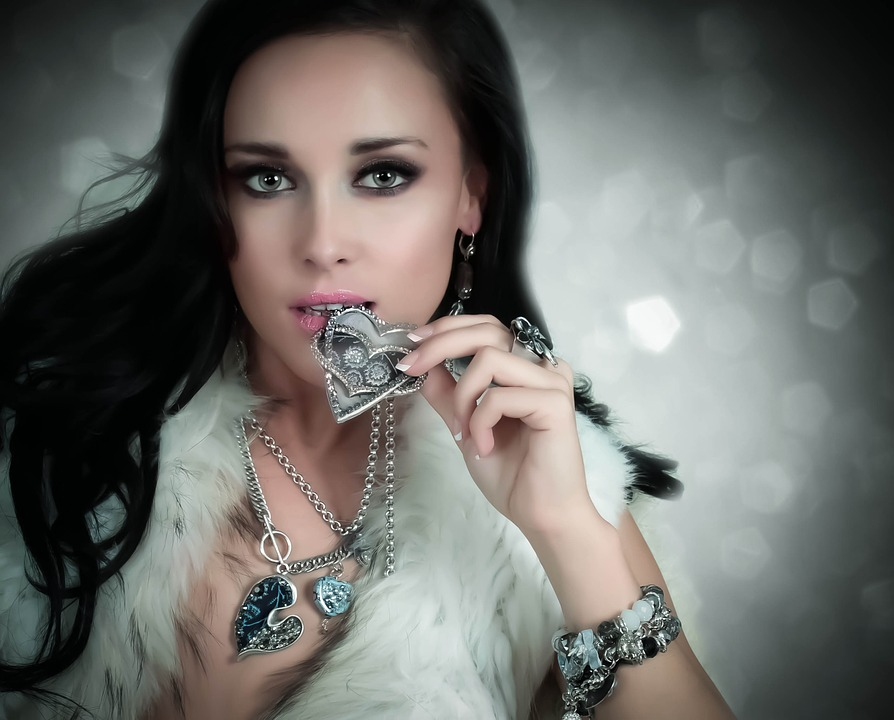
//> input picture face_detect_v3/cmake-build-debug/face/face_img/60.jpg, 894 x 720 px
$ ./main   (built with g++ and OpenCV 4)
//> lines starting //> are read from the running program, lines starting //| are printed output that depends on the picture
### face_detect_v3/detect_area.hpp
//
// Created by iotuser on 22. 4. 27.
//

#ifndef FACE_DETECT_V3_DETECT_AREA_HPP
#define FACE_DETECT_V3_DETECT_AREA_HPP

#endif //FACE_DETECT_V3_DETECT_AREA_HPP


// [26 lines left out: functions detect_lip, detect_hair, not called in this run]

### face_detect_v3/correct_angle.hpp
//
// Created by iotuser on 22. 4. 27.
//

#ifndef FACE_DETECT_V3_CORRECT_ANGLE_HPP
#define FACE_DETECT_V3_CORRECT_ANGLE_HPP

#endif //FACE_DETECT_V3_CORRECT_ANGLE_HPP

// [28 lines left out: functions calc_center, calc_rotMap, correct_image, not called in this run]

### face_detect_v3/preprocess.hpp
//
// Created by iotuser on 22. 4. 27.
//

#ifndef FACE_DETECT_V3_PREPROCESS_HPP
#define FACE_DETECT_V3_PREPROCESS_HPP

#endif //FACE_DETECT_V3_PREPROCESS_HPP


#include <opencv2/opencv.hpp>
using namespace cv;
using namespace std;

void load_cascade(CascadeClassifier& cascade, string fname)
{
//> further down, image is the input picture: 720 rows x 894 cols, CV_8UC3; mean B, G, R 103.4, 107.4, 107.4
    String  path = "/home/iotuser/opencv/opencv-4.4.0/data/haarcascades/";	// 검출기 폴더
    String  full_name = path + fname;

    CV_Assert(cascade.load(full_name));					// 분류기 로드 및 예외처리
}

Mat preprocessing(Mat image)
{
    Mat gray;
    cvtColor(image, gray, COLOR_BGR2GRAY);	// 명암도 영상변환
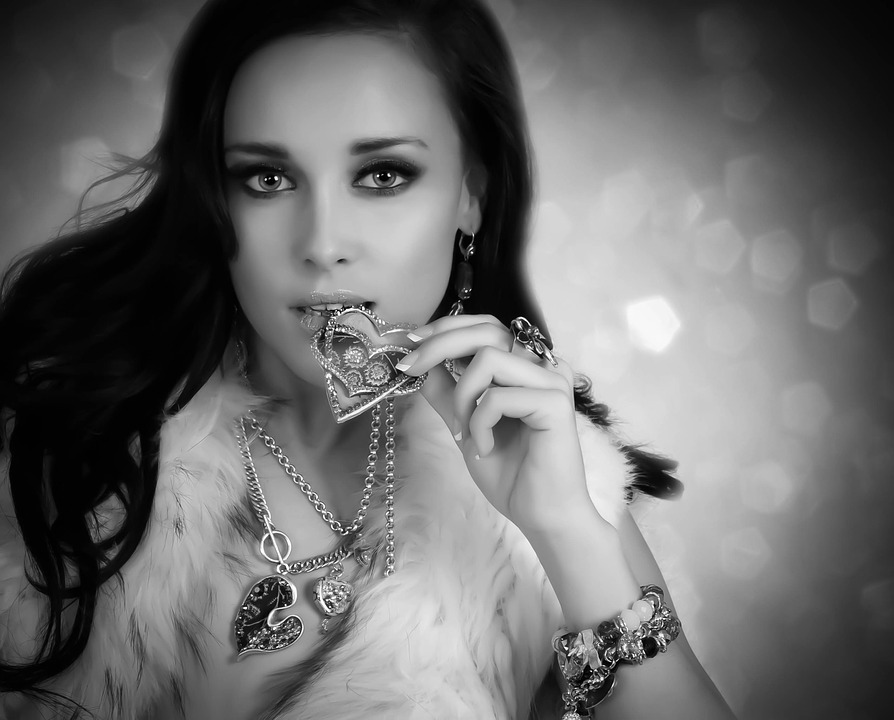
//> gray: 720 rows x 894 cols, CV_8UC1; min 0, max 255, mean 106.9
    equalizeHist(gray, gray);					// 히스토그램 평활화
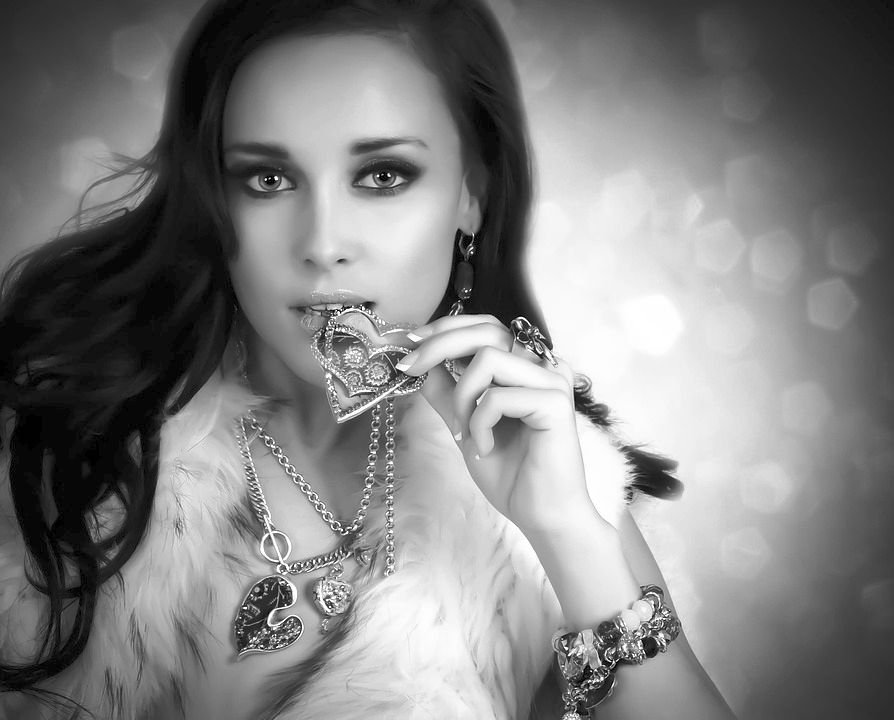
//> gray: 720 rows x 894 cols, CV_8UC1; min 0, max 255, mean 128.2
    return gray;
}

### face_detect_v3/main.cpp
#include "preprocess.hpp"						// 검출기로드 및 전처리 함수
#include "correct_angle.hpp"					// 기울기 보정 함수들
#include "detect_area.hpp"						// 입술 및 머리영역 검출 함수

int main()
{
    CascadeClassifier face_cascade, eyes_cascade;
    load_cascade(face_cascade, "haarcascade_frontalface_alt2.xml");
    load_cascade(eyes_cascade, "haarcascade_eye.xml");

    Mat  image = imread("./face/face_img/face/60.jpg", IMREAD_COLOR);
    CV_Assert(image.data);
    Mat  gray = preprocessing(image);

    vector<Rect> faces, eyes, sub_obj;
    vector<Point2f> eyes_center;
    face_cascade.detectMultiScale(gray, faces, 1.1, 2, 0, Size(100, 100));
//> faces = 1 Rect (x, y, width, height): [180, 66, 289, 289]

    if (faces.size() > 0)
    {
        eyes_cascade.detectMultiScale(gray(faces[0]), eyes, 1.15, 7, 0, Size(25, 20));
//> eyes = 3 Rects (x, y, width, height): [109, 183, 33, 33], [165, 77, 67, 67], [57, 83, 61, 61]

        if (eyes.size() == 2) {
            eyes_center.push_back(calc_center(eyes[0] + faces[0].tl()));
            eyes_center.push_back(calc_center(eyes[1] + faces[0].tl()));

            Point2d face_center = calc_center(faces[0]);
            Mat  rot_mat = calc_rotMap(face_center, eyes_center);
            Mat  correct_img = correct_image(image, rot_mat, eyes_center);

            detect_hair(face_center, faces[0], sub_obj);
            sub_obj.push_back(detect_lip(face_center, faces[0]));

            imshow("sub_obj[0]", correct_img(sub_obj[0]));
            imshow("sub_obj[1]", correct_img(sub_obj[1]));

            rectangle(correct_img, sub_obj[2], Scalar(255, 0, 0), 2);
            rectangle(correct_img, sub_obj[3], Scalar(0, 255, 0), 2);
            imshow("correct_img", correct_img);
        }

        waitKey();
    }
}

$ run again, with face_detect_v3/cmake-build-debug/face/face_img/12.jpg copied over face_detect_v3/cmake-build-debug/face/face_img/60.jpg
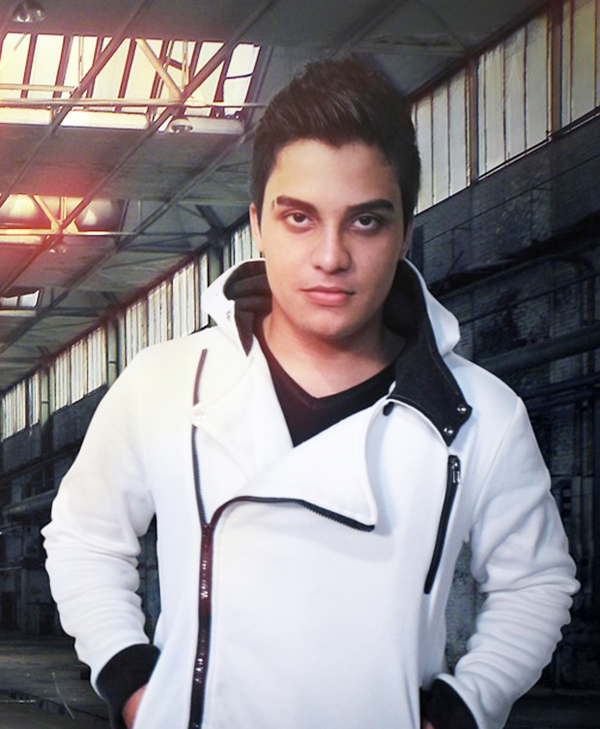
//> input picture face_detect_v3/cmake-build-debug/face/face_img/12.jpg, 600 x 729 px
//> image is the input picture: 729 rows x 600 cols, CV_8UC3; mean B, G, R 135.6, 132.1, 138.4
//> in preprocessing, `equalizeHist(gray, gray);`:
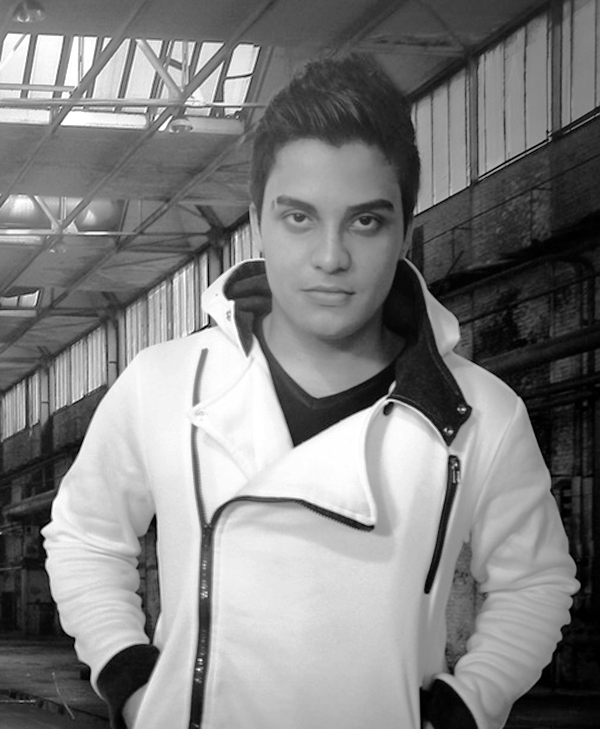
//> gray: 729 rows x 600 cols, CV_8UC1; min 0, max 255, mean 128.2
//> faces = 1 Rect (x, y, width, height): [247, 156, 169, 169]
//> eyes = 2 Rects (x, y, width, height): [26, 37, 47, 47], [95, 42, 46, 46]
//> c = Point(23.5, 23.5)
//> center = Point(296.5, 216.5)
//> `eyes_center.push_back(calc_center(eyes[0] + faces[0].tl()));`: eyes_center = 1 Point (x, y): [296.5, 216.5]
//> `eyes_center.push_back(calc_center(eyes[1] + faces[0].tl()));`: eyes_center = 2 Points (x, y): [296.5, 216.5], [365, 221]
//> face_center = Point(331.5, 240.5)
//> delta = Point(68.5, 4.5)
//> angle = 3.76
//> in calc_rotMap, `Mat  rot_mat = getRotationMatrix2D(face_center, angle, 1);`: rot_mat = [[0.998, 0.0655, -15.05], [-0.0655, 0.998, 22.24]]
//> the loop in correct_image, `for (int i = 0; i < eyes_center.size(); i++)` made 2 passes
//> `Mat  correct_img = correct_image(image, rot_mat, eyes_center);`: eyes_center = 2 Points (x, y): [295, 218.8], [363.6, 218.8]
//> h_gap = Point(76.05, 109.9)
//> pt1 = Point(255.4, 130.6)
//> pt2 = Point(407.6, 350.4)
//> hair = Rect(255, 131, 153, 219)
//> size = Size(153, 87)
//> hair1 = Rect(255, 131, 153, 87)
//> hair2 = Rect(255, 263, 153, 87)
//> in detect_hair, `hair_rect.push_back(hair1);`: hair_rect = 1 Rect (x, y, width, height): [255, 131, 153, 87]
//> in detect_hair, `hair_rect.push_back(hair2);`: hair_rect = 2 Rects (x, y, width, height): [255, 131, 153, 87], [255, 263, 153, 87]
//> in detect_hair, `hair_rect.push_back(hair);`: hair_rect = 3 Rects (x, y, width, height): [255, 131, 153, 87], [255, 263, 153, 87], [255, 131, 153, 219]
//> `detect_hair(face_center, faces[0], sub_obj);`: sub_obj has the same summary as hair_rect in detect_hair
//> lip_center = Point(331.5, 294.6)
//> gap_size = Point(30.42, 16.9)
//> lip_start = Point(301, 278)
//> lip_end = Point(362, 311)
//> `sub_obj.push_back(detect_lip(face_center, faces[0]));`: sub_obj = 4 Rects (x, y, width, height): [255, 131, 153, 87], [255, 263, 153, 87], [255, 131, 153, 219], [301, 278, 61, 33]
//> `rectangle(correct_img, sub_obj[3], Scalar(0, 255, 0), 2);`:
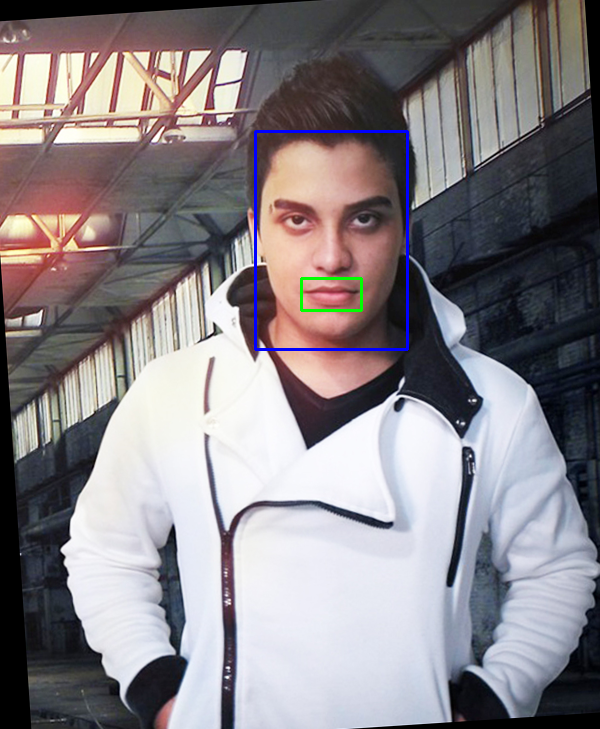
//> correct_img: 729 rows x 600 cols, CV_8UC3; mean B, G, R 134.3, 130, 135.7

$ run again, with face_detect_v3/cmake-build-debug/face/face_img/30.jpg copied over face_detect_v3/cmake-build-debug/face/face_img/60.jpg
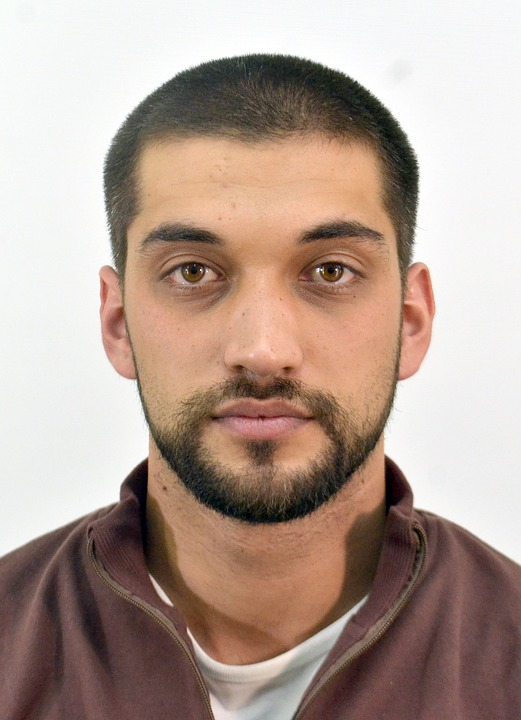
//> input picture face_detect_v3/cmake-build-debug/face/face_img/30.jpg, 521 x 720 px
//> image is the input picture: 720 rows x 521 cols, CV_8UC3; mean B, G, R 147.6, 158.6, 179.3
//> in preprocessing, `equalizeHist(gray, gray);`:
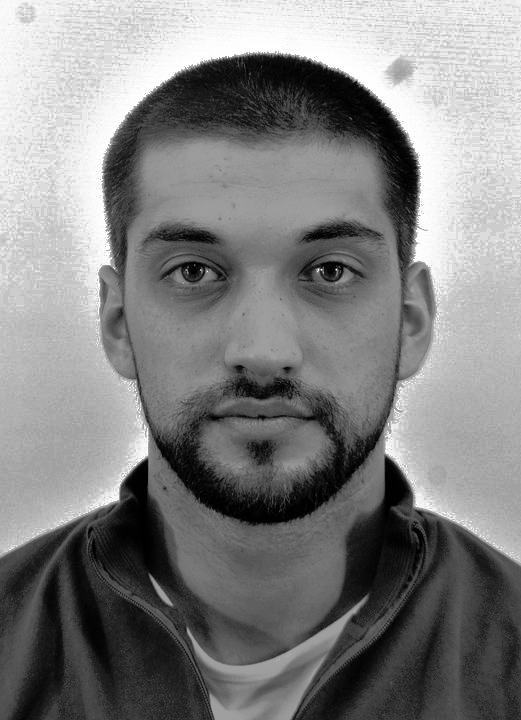
//> gray: 720 rows x 521 cols, CV_8UC1; min 0, max 255, mean 129.3
//> faces = 1 Rect (x, y, width, height): [84, 135, 358, 358]
//> eyes = 2 Rects (x, y, width, height): [205, 100, 75, 75], [67, 97, 80, 80]
//> c = Point(37.5, 37.5)
//> center = Point(326.5, 272.5)
//> `eyes_center.push_back(calc_center(eyes[0] + faces[0].tl()));`: eyes_center = 1 Point (x, y): [326.5, 272.5]
//> `eyes_center.push_back(calc_center(eyes[1] + faces[0].tl()));`: eyes_center = 2 Points (x, y): [326.5, 272.5], [191, 272]
//> face_center = Point(263, 314)
//> delta = Point(135.5, 0.5)
//> angle = 0.211
//> in calc_rotMap, `Mat  rot_mat = getRotationMatrix2D(face_center, angle, 1);`: rot_mat = [[1, 0.00369, -1.16], [-0.00369, 1, 0.972]]
//> the loop in correct_image, `for (int i = 0; i < eyes_center.size(); i++)` made 2 passes
//> `Mat  correct_img = correct_image(image, rot_mat, eyes_center);`: eyes_center = 2 Points (x, y): [326.4, 272.3], [190.8, 272.3]
//> h_gap = Point(161.1, 232.7)
//> pt1 = Point(101.9, 81.3)
//> pt2 = Point(424.1, 546.7)
//> hair = Rect(102, 81, 322, 466)
//> size = Size(322, 186)
//> hair1 = Rect(102, 81, 322, 186)
//> hair2 = Rect(102, 361, 322, 186)
//> in detect_hair, `hair_rect.push_back(hair1);`: hair_rect = 1 Rect (x, y, width, height): [102, 81, 322, 186]
//> in detect_hair, `hair_rect.push_back(hair2);`: hair_rect = 2 Rects (x, y, width, height): [102, 81, 322, 186], [102, 361, 322, 186]
//> in detect_hair, `hair_rect.push_back(hair);`: hair_rect = 3 Rects (x, y, width, height): [102, 81, 322, 186], [102, 361, 322, 186], [102, 81, 322, 466]
//> `detect_hair(face_center, faces[0], sub_obj);`: sub_obj has the same summary as hair_rect in detect_hair
//> lip_center = Point(263, 428.6)
//> gap_size = Point(64.44, 35.8)
//> lip_start = Point(199, 393)
//> lip_end = Point(327, 464)
//> `sub_obj.push_back(detect_lip(face_center, faces[0]));`: sub_obj = 4 Rects (x, y, width, height): [102, 81, 322, 186], [102, 361, 322, 186], [102, 81, 322, 466], [199, 393, 128, 71]
//> `rectangle(correct_img, sub_obj[3], Scalar(0, 255, 0), 2);`:
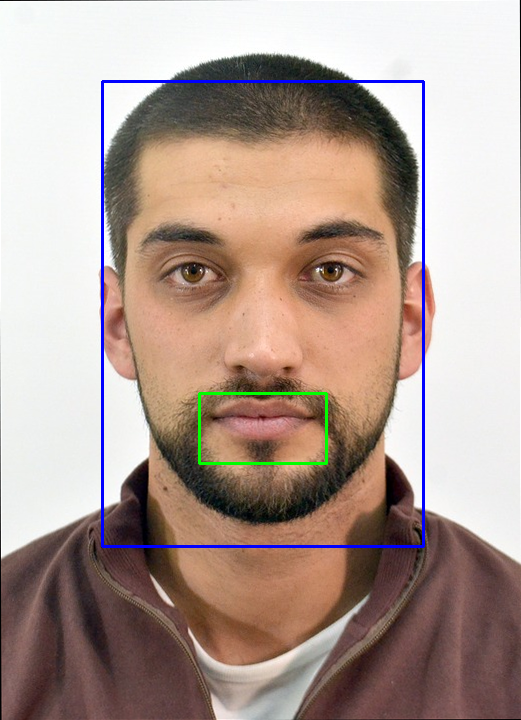
//> correct_img: 720 rows x 521 cols, CV_8UC3; mean B, G, R 148.2, 156.6, 176.3

$ run again, with face_detect_v3/cmake-build-debug/face/face_img/31.jpg copied over face_detect_v3/cmake-build-debug/face/face_img/60.jpg
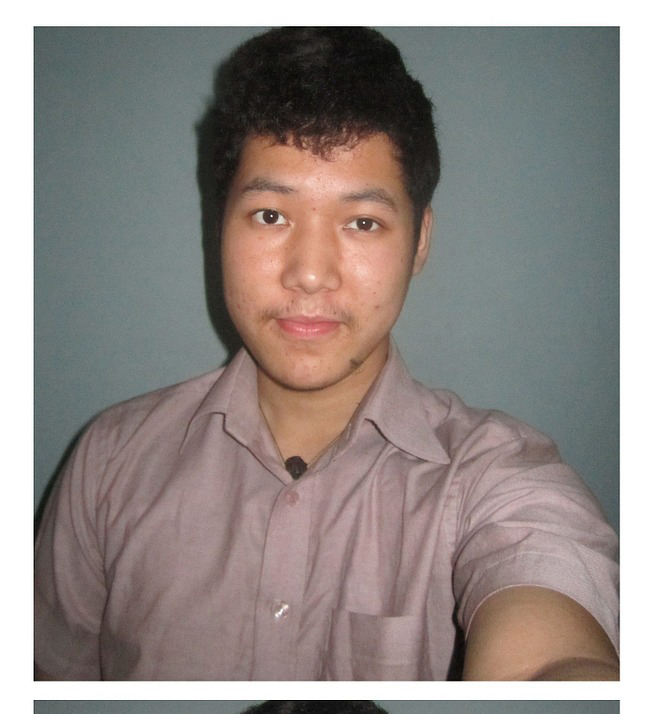
//> input picture face_detect_v3/cmake-build-debug/face/face_img/31.jpg, 654 x 714 px
//> image is the input picture: 714 rows x 654 cols, CV_8UC3; mean B, G, R 134.3, 137.8, 146.1
//> in preprocessing, `equalizeHist(gray, gray);`:
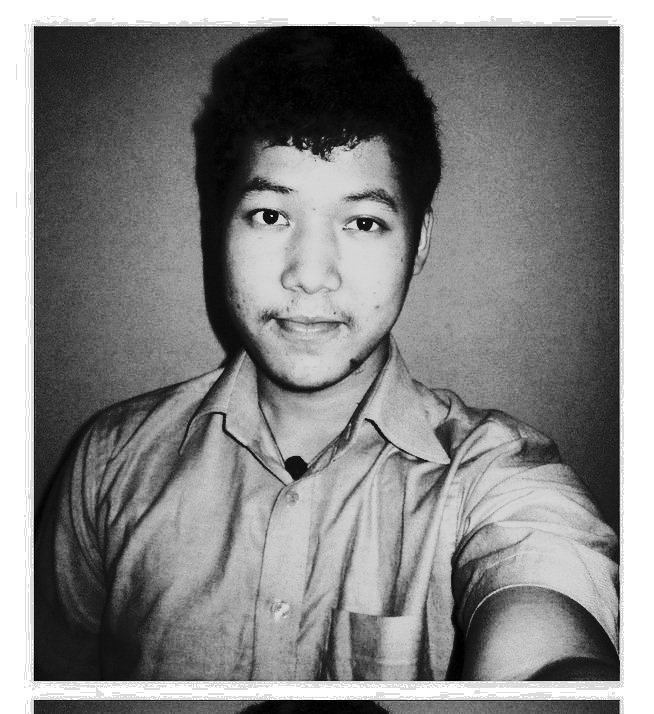
//> gray: 714 rows x 654 cols, CV_8UC1; min 0, max 255, mean 130.8
//> faces = 1 Rect (x, y, width, height): [198, 133, 228, 228]
//> eyes = 2 Rects (x, y, width, height): [41, 57, 53, 53], [139, 66, 51, 51]
//> c = Point(26.5, 26.5)
//> center = Point(265.5, 216.5)
//> `eyes_center.push_back(calc_center(eyes[0] + faces[0].tl()));`: eyes_center = 1 Point (x, y): [265.5, 216.5]
//> `eyes_center.push_back(calc_center(eyes[1] + faces[0].tl()));`: eyes_center = 2 Points (x, y): [265.5, 216.5], [362.5, 224.5]
//> face_center = Point(312, 247)
//> delta = Point(97, 8)
//> angle = 4.71
//> in calc_rotMap, `Mat  rot_mat = getRotationMatrix2D(face_center, angle, 1);`: rot_mat = [[0.997, 0.0822, -19.24], [-0.0822, 0.997, 26.48]]
//> the loop in correct_image, `for (int i = 0; i < eyes_center.size(); i++)` made 2 passes
//> `Mat  correct_img = correct_image(image, rot_mat, eyes_center);`: eyes_center = 2 Points (x, y): [263.1, 220.4], [360.5, 220.4]
//> h_gap = Point(102.6, 148.2)
//> pt1 = Point(209.4, 98.8)
//> pt2 = Point(414.6, 395.2)
//> hair = Rect(209, 99, 206, 296)
//> size = Size(206, 118)
//> hair1 = Rect(209, 99, 206, 118)
//> hair2 = Rect(209, 277, 206, 118)
//> in detect_hair, `hair_rect.push_back(hair1);`: hair_rect = 1 Rect (x, y, width, height): [209, 99, 206, 118]
//> in detect_hair, `hair_rect.push_back(hair2);`: hair_rect = 2 Rects (x, y, width, height): [209, 99, 206, 118], [209, 277, 206, 118]
//> in detect_hair, `hair_rect.push_back(hair);`: hair_rect = 3 Rects (x, y, width, height): [209, 99, 206, 118], [209, 277, 206, 118], [209, 99, 206, 296]
//> `detect_hair(face_center, faces[0], sub_obj);`: sub_obj has the same summary as hair_rect in detect_hair
//> lip_center = Point(312, 320)
//> gap_size = Point(41.04, 22.8)
//> lip_start = Point(271, 297)
//> lip_end = Point(353, 343)
//> `sub_obj.push_back(detect_lip(face_center, faces[0]));`: sub_obj = 4 Rects (x, y, width, height): [209, 99, 206, 118], [209, 277, 206, 118], [209, 99, 206, 296], [271, 297, 82, 46]
//> `rectangle(correct_img, sub_obj[3], Scalar(0, 255, 0), 2);`:
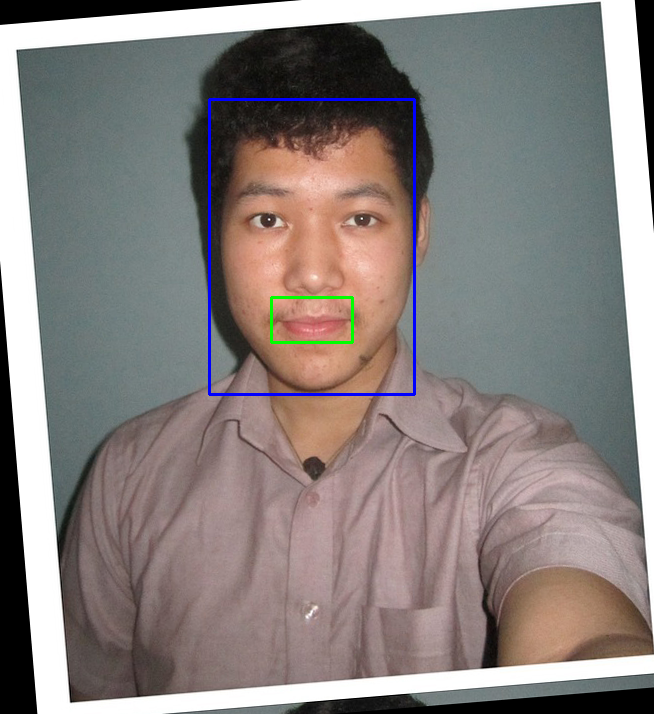
//> correct_img: 714 rows x 654 cols, CV_8UC3; mean B, G, R 125.8, 128.1, 135.8
